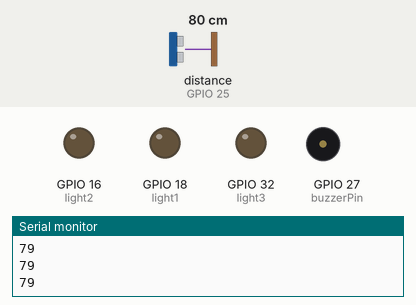
Recording of a program running on a simulated ESP32. Parts: output pins drawn as LEDs (lit = HIGH), buzzer (waves = sounding, pin HIGH), the last lines printed to the serial monitor. Wiring (inferred from the names in the program): ultrasonic range finder: trigger GPIO 12; echo GPIO 25. The inputs (shaded band) are chosen by the test bench; at power-on: distance to the obstacle (sensor on GPIO 25) 80 cm. The echo pulse lasts 58.3 µs per cm; pins used as bus, display or sensor lines are not drawn.

Above: at 1.2 s.
1.3 s: distance to the obstacle (sensor on GPIO 25) set to 33 cm
2.8 s: distance to the obstacle (sensor on GPIO 25) set to 27 cm
At 4.0 s:
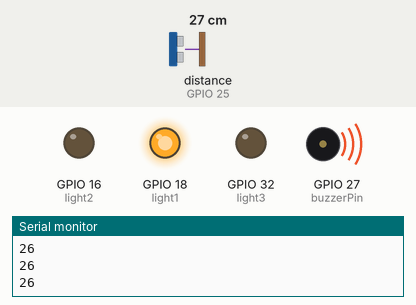
4.3 s: distance to the obstacle (sensor on GPIO 25) set to 24 cm
5.8 s: distance to the obstacle (sensor on GPIO 25) set to 19 cm
At 7.0 s:
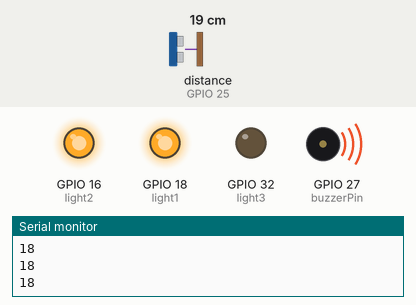
7.3 s: distance to the obstacle (sensor on GPIO 25) set to 13 cm
8.8 s: distance to the obstacle (sensor on GPIO 25) set to 10 cm
At 9.8 s:
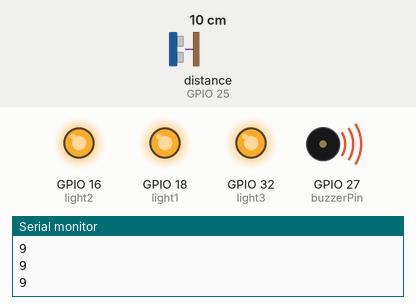
Timing chart, 0 to 11.3 s (numbered marks = the images above; inputs shaded):
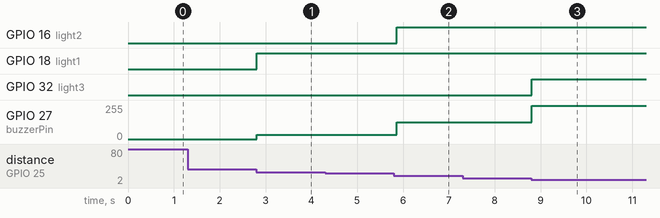

Measured:
- the behaviour switches between 32 and 31 cm on distance to the obstacle (sensor on GPIO 25) (found by bisection; images 0 and 1)
- the behaviour switches between 22 and 21 cm on distance to the obstacle (sensor on GPIO 25) (found by bisection; images 1 and 2)
- the behaviour switches between 12 and 11 cm on distance to the obstacle (sensor on GPIO 25) (found by bisection; images 2 and 3)
- after the input at 2.8 s, GPIO 18 (light1): LOW → HIGH at once; GPIO 27 (buzzerPin): 0/255 → 31/255 at once
- after the input at 5.8 s, GPIO 16 (light2): LOW → HIGH after 0.06 s; GPIO 27 (buzzerPin): 31/255 → 124/255 after 0.06 s
- after the input at 8.8 s, GPIO 32 (light3): LOW → HIGH at once; GPIO 27 (buzzerPin): 124/255 → 249/255 at once

The program:

main.cpp
```cpp
#include "main.h"

long duration;
int distance;

const int trigPin = 12;
const int echoPin = 25;
const float speedOfSound = 0.034;
const int buzzerPin = 27;
const int light1 = 18, light2 = 16, light3 = 32;

void setup() {
  pinMode(trigPin, OUTPUT);
  pinMode(echoPin, INPUT);
  pinMode(buzzerPin, OUTPUT);
  pinMode(light1, OUTPUT);
  pinMode(light2, OUTPUT);
  pinMode(light3, OUTPUT);
  Serial.begin(115200);
  analogWriteResolution(12);
}

void loop() {
  digitalWrite(trigPin, LOW);
  delayMicroseconds(2);

  digitalWrite(trigPin, HIGH);
  delayMicroseconds(10);
  digitalWrite(trigPin, LOW);

  duration = pulseIn(echoPin, HIGH);
  distance = duration * speedOfSound / 2;

  Serial.println(distance);

  if (distance <= 10 && distance>1) { //zone 1 (closest)
    digitalWrite(light1, HIGH);
    digitalWrite(light2, HIGH);
    digitalWrite(light3, HIGH);
    analogWrite(buzzerPin, 4000);
  }
  else if (distance <= 20 && distance>10) { //zone 2 (middle)
    digitalWrite(light1, HIGH);
    digitalWrite(light2, HIGH);
    digitalWrite(light3, LOW);
    analogWrite(buzzerPin, 2000);
  }
  else if (distance <= 30 && distance>20) { //zone 3 (farthest)
    digitalWrite(light1, HIGH);
    digitalWrite(light2, LOW);
    digitalWrite(light3, LOW);
    analogWrite(buzzerPin, 500);
  }
  else {
    digitalWrite(light1, LOW);
    digitalWrite(light2, LOW);
    digitalWrite(light3, LOW);
    analogWrite(buzzerPin, 0);
  }

  delay(100);
}
```

main.h
```cpp
#pragma once
#include <Arduino.h>

extern int distance;
extern long duration;

extern const int trigPin;
extern const int echoPin;
extern const int buzzerPin;
extern const int light1;
extern const int light2;
extern const int light3;
extern const float speedOfSound;

void setup();
void loop();
```
